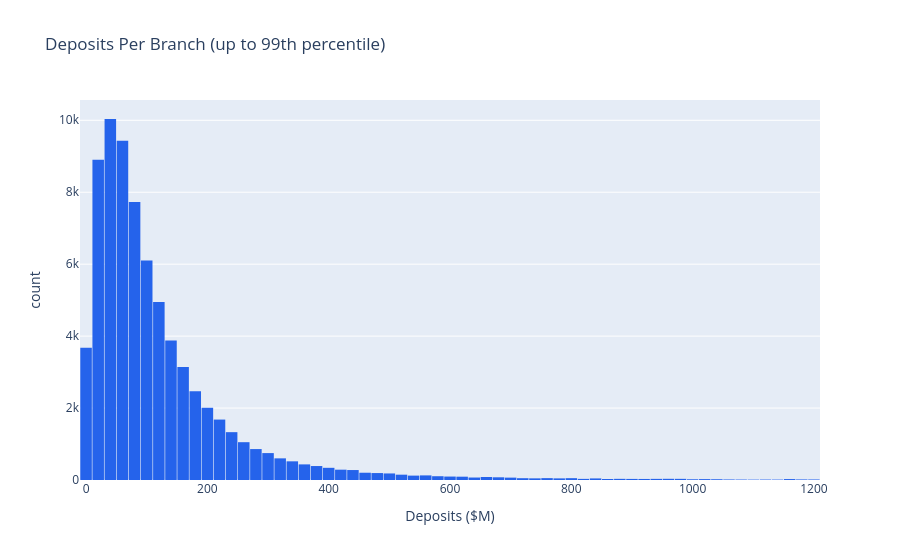

Notebook code for this chart:
### Markdown cell above
---
## 3. Deposit Distribution Analysis

### Code cell
# Deposit per branch — exclude top 1% to remove outlier skew

dep_m = df['DEPOSITS_USD']/1e6
p99 = dep_m.quantile(0.99)

fig = px.histogram(
    dep_m[dep_m<p99],
    nbins = 100,
    title = 'Deposits Per Branch (up to 99th percentile)',
    labels= {'value':'Deposits ($M)'},
    color_discrete_sequence=['#2563EB']
)
fig.update_layout(bargap = 0.05, showlegend = False)
fig.show()

print(f'Branches < $1M deposits : {(dep_m < 1).sum():,} ({(dep_m < 1).mean()*100:.1f}%)')
print(f'Branches $1M - $100M : {((dep_m > 1) & (dep_m < 100)).sum():,}')
print(f'Brances > $100M deposits : {(dep_m >= 100).sum():,}')

### Figure 1 — Plotly figure (JSON) as saved in the notebook; plotly's stock layout.template omitted (floating-point values rounded to 4 significant figures; data arrays with more than 128 entries replaced by an {"elided": "..."} marker saying what was removed)
{"data": [{"bingroup": "x", "hovertemplate": "variable=DEPOSITS_USD<br>Deposits ($M)=%{x}<br>count=%{y}<extra></extra>", "legendgroup": "DEPOSITS_USD", "marker": {"color": "#2563EB", "pattern": {"shape": ""}}, "name": "DEPOSITS_USD", "nbinsx": 100, "orientation": "v", "showlegend": true, "type": "histogram", "x": {"elided": "73137 float values"}, "xaxis": "x", "yaxis": "y"}], "layout": {"bargap": 0.05, "barmode": "relative", "legend": {"title": {"text": "variable"}, "tracegroupgap": 0}, "showlegend": false, "title": {"text": "Deposits Per Branch (up to 99th percentile)"}, "xaxis": {"anchor": "y", "domain": [0, 1], "title": {"text": "Deposits ($M)"}}, "yaxis": {"anchor": "x", "domain": [0, 1], "title": {"text": "count"}}}}
